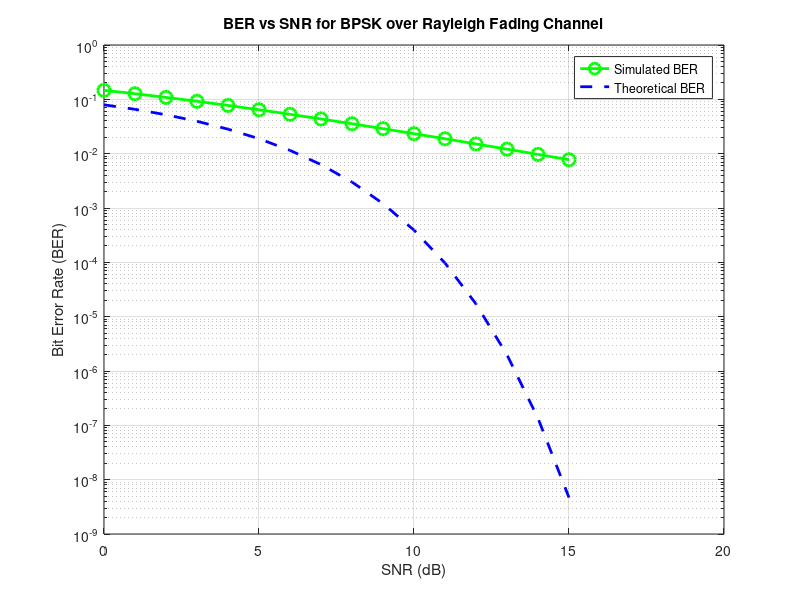

Here is the MATLAB script that generated this plot:
close all;
clear all;
clc;

% Parameters
blocklength = 1000;  % Block length
nBlocks = 20000;     % Number of blocks
SNRdb = 0:1:15;      % SNR in dB
SNR = 10.^(SNRdb/10); % Linear scale SNR
No = 1;              % Noise power spectral density (No = 1 for simplicity)
BER_BPSK = zeros(1, length(SNRdb));  % Initialize BER array
BER_theoretical = zeros(1, length(SNRdb));  % Initialize theoretical BER array

% Calculate Theoretical BER
for K = 1:length(SNRdb)
    BER_theoretical(K) = 0.5 * qfunc(sqrt(SNR(K))); % Calculate theoretical BER
end

% Simulation
for blk = 1:nBlocks
    % 1. Generate random bits of length equal to block length
    Bits = randi([0 1], 1, blocklength);  
    
    % 2. Generate BPSK symbols: map bit 1----> +1 and bit 0----> -1
    sym = 2*Bits - 1; 
    
    % Generate noise for each SNR value
    noise = sqrt(No/2) * (randn(1, blocklength) + 1j*randn(1, blocklength));
    
    % Generate Rayleigh fading channel
    h = (randn(1, blocklength) + 1j*randn(1, blocklength)) / sqrt(2); % Rayleigh channel
    
    for K = 1:length(SNRdb)
        % 3. Transmit the symbols, adjust amplitude relative to desired SNR
        TxSym = sqrt(SNR(K)) * sym;
        
        % 4. Calculate the received symbols (h * TxSym + noise)
        RxSym = h .* TxSym + noise;
        
        % 5. Equalize the received symbols (i.e., divide by the channel gain h)
        EqualizedSym = RxSym ./ h;
        
        % 6. Make decision based on the equalized symbols to recover the bits
        DecBits = real(EqualizedSym) > 0;  % If real part > 0, bit is '1', else bit is '0'
        
        % 7. Calculate BER for each iteration
        BER_BPSK(K) = BER_BPSK(K) + sum(Bits ~= DecBits);
    end
end

% Compute Average BER
BER_BPSK = BER_BPSK / (blocklength * nBlocks);  % Average over blocks and length

% Plot the BER vs SNR graph
figure;
semilogy(SNRdb, BER_BPSK, 'g-o', 'linewidth', 2.0, 'MarkerSize', 9.0);
hold on;
semilogy(SNRdb, BER_theoretical, 'b--', 'linewidth', 2.0);
grid on;
legend('Simulated BER', 'Theoretical BER');
xlabel('SNR (dB)');
ylabel('Bit Error Rate (BER)');
title('BER vs SNR for BPSK over Rayleigh Fading Channel');
grid on;

function y = qfunc(x)
    % Q-function definition
    y = 0.5 * erfc(x / sqrt(2));
end
